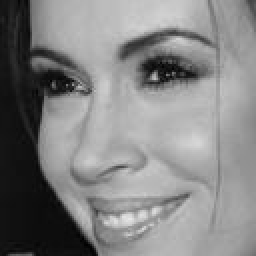
#> input picture PCAFaceRecognize/dataset/images/Alyssa_Milano_1.jpg, 128 x 128 px (shown 2 times larger); its folder holds 4 pictures in this run
$ python split.py
#> lines starting #> are read from the running program, lines starting #| are printed output that depends on the picture
import os
from PIL import Image
import numpy as np
import pickle
import pandas as pd


train_data = {"vector": [], "label": []}
test_data = {"vector": [], "label": []}
train_count = {"Alyssa_Milano": 0, "Barack_Obama": 0, "Daniel_Craig": 0}

for filename in os.listdir("./images/"):
    name = filename.split("_")[0] + "_" + filename.split("_")[1]
    file_path = os.path.join("./images/", filename)
    image = Image.open(file_path).convert("L")  # gray image
#> image is the input picture: PIL image 128x128 L; min 0, max 231, mean 131.3
    image = image.resize((64, 64))
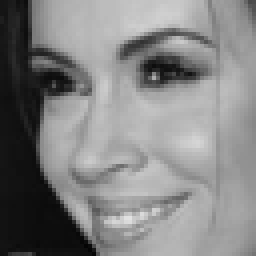
#> image: PIL image 64x64 L (shown 4 times larger); min 4, max 226, mean 131.3
    image_array = np.array(image, dtype=np.uint8)
    vector = image_array.flatten()
#> vector = 4096 values, max 226 at index 3488, min 4 at index 3925, mean 131.3
    # 3*12=36 images for training, 12 images for testing
    if train_count[name] < 36:
        train_data["vector"].append(vector)
        train_data["label"].append(name)
        train_count[name] += 1
    else:
        test_data["vector"].append(vector)
        test_data["label"].append(name)

pickle.dump(train_data, open("train.pt", "wb"))
pickle.dump(test_data, open("test.pt", "wb"))

with open("train.pt", "rb") as f:
    train_data = pickle.load(f)
    train_data = pd.DataFrame(train_data)
    print(train_data.describe())
with open("test.pt", "rb") as f:
    test_data = pickle.load(f)
    test_data = pd.DataFrame(test_data)
    print(test_data.describe())
